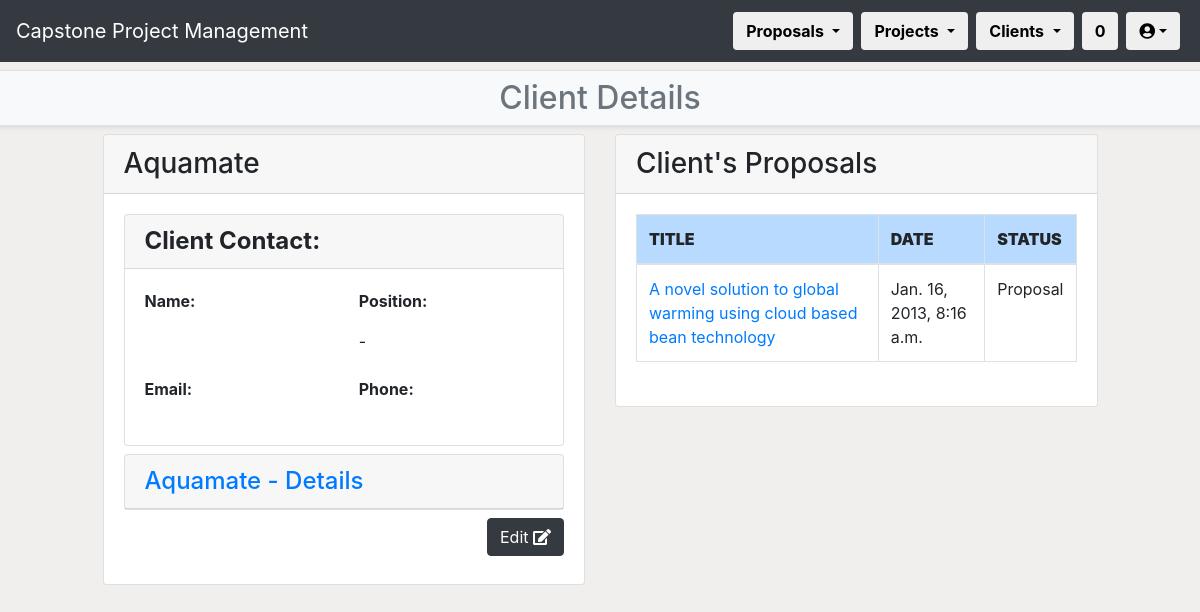
Screenshot of /CPPMS/client/client_list/client_detail/20 (signed in) with the database file from the repository.
### CPPMS/models.py (models this page shows, shortened)
class Client(models.Model):
    name = models.CharField(max_length=128, default="", unique=True)
    created_at = models.DateTimeField(auto_now_add=True)
    updated_at = models.DateTimeField(auto_now=True)
    address = models.CharField(max_length=255, default="")
    website = models.CharField(max_length=255, default="")
    desc = models.TextField(default="")
    pass

class Proposal(models.Model):
    title = models.CharField(max_length=128, default="")
    created_at = models.DateTimeField(auto_now_add=True)
    updated_at = models.DateTimeField(auto_now=True)
    desc = models.TextField(default="")
    status = models.CharField(max_length=255, default="")
    spec = models.TextField(default="")
    skills = models.TextField(default="")
    env = models.TextField(default="")
    res = models.TextField(default="")
    client = models.ForeignKey(
        Client,
        on_delete=models.CASCADE,
        blank=True,
        null=True
    )
    external_supervisor = models.ForeignKey(
        External_Supervisor,
        models.SET_NULL,
        blank=True,
        null=True
    )
    proposal_incoming = models.ForeignKey(
        Incoming_Proposal,
        models.SET_NULL,
        blank=True,
        null=True
    )
    pass

### CPPMS/views.py (the view)
@login_required(login_url="/CPPMS/login/")
def client_detail(request, pk=None):
    username = request.user.first_name + " " + request.user.last_name
    client_detail = get_object_or_404(Client, pk=pk)
    proposals = Proposal.objects.all()
    count()
    filter_value = client_detail.pk
    if filter_value:
        proposal_filter = proposals.filter(client_id=filter_value)
    return render(
        request,
        "client_detail.html",
        {
            "count": count,
            "proposal_filter": proposal_filter,
            "client_detail": client_detail,
            "username": username,
            "proposals": proposals
        }
    )

### CPPMS/views.py (called while the page is built)
def count():
    count = []
    count_web = Incoming_Proposal.proposals.all().count()
    count_word = Upload_Proposal.objects.all().count()
    count_all = count_web + count_word
    count = [count_web, count_word, count_all]
    return count

### CPPMS/templates/client_detail.html (shortened to what this page needs)
{% extends "client.html" %}
{% block sub-page_content %}
{% if not messages %}
<h2>Client Details</h2>
{% else %}
<h2>Client Details</h2>
{% for message in messages %}<li>{{ message }}</li>{% endfor %}
{% endif %}
{% endblock %}
{% block page_detail_content %}
<div class="row">
    <div class="col-1"></div>
    <div class="col-md-5">
        <div class="card">
            <h3 class="card-header">{{ client_detail.name }}</h3>
            <div class="card-body">
                <div class="row mb-2">
                    <div class="col">
                        <div class="card">
                            <h4 class="card-header"><strong>Client Contact:</strong></h4>
                            <div class="card-body">
                                <div class="row mb-2">
                                    <div class="col">
                                        <p><strong>Name:</strong></p>
                                    </div>
                                    <div class="col">
                                        <p><strong>Position:</strong></p>
                                        <p>{{ client_detail.contact.position }} - {{ client_detail.contact.department }}</p>
                                    </div>
                                </div>
                                <div class="row mb-2">
                                    <div class="col">
                                        <p><strong>Email:</strong></p>
                                    </div>
                                    <div class="col">
                                        <p><strong>Phone:</strong></p>
                                    </div>
                                </div>
                            </div>
                        </div>
                    </div>
                </div>
                <div class="row mb-2">
                    <div class="col">
                        <div class="card">
                            <h4 class="card-header">
                                <a data-toggle="collapse" href="#collapse1">{{ client_detail.name }} - Details</a>
                            </h4>
                        </div>
                    </div>
                </div>
                <div class="row mb-2">
                    <div class="col text-right">
                        <a class="btn btn-dark" href="client_edit/{{ client_detail.pk }}" role="button" data-toggle="tooltip" title="Edit '{{ client_detail.name }}'">Edit <i class="fa fa-edit"></i></a>
                    </div>
                </div>
            </div>
        </div>
    </div>
    <div class="col-md-5">
        <div class="card">
            <h3 class="card-header">Client's Proposals</h3>
            <div class="card-body">
                <div class="row mb-2">
                    <div class="col">
                        <div class="table-responsive">
                            <table class="table table-bordered table-hover">
                                <thead>
                                    <tr class="table-primary">
                                        <th scope="col"><strong>TITLE</strong></th>
                                        <th scope="col"><strong>DATE</strong></th>
                                        <th scope="col"><strong>STATUS</strong></th>
                                    </tr>
                                </thead>
                                <tbody>
                                    {% for proposal in proposal_filter %}
                                    <tr scope="row">
                                        <td><a href="proposal_detail/{{proposal.pk}}">{{ proposal.title }}</a></td>
                                        <td>{{ proposal.created_at }}</td>
                                        <td>{{ proposal.status }}</td>
                                    </tr>
                                    {% endfor %}
                                </tbody>
                            </table>
                        </div>
                    </div>
                </div>
            </div>
        </div>
    </div>
    <div class="col-1"></div>
</div>
{% endblock %}

### rows the page displays
Client: name "Aquamate"
Proposal: title "A novel solution to global warming using cloud based bean technology", created_at "Jan. 16, 2013, 8:16 a.m.", status "Proposal"

### other values shown
{{ count.2 }} "0"
